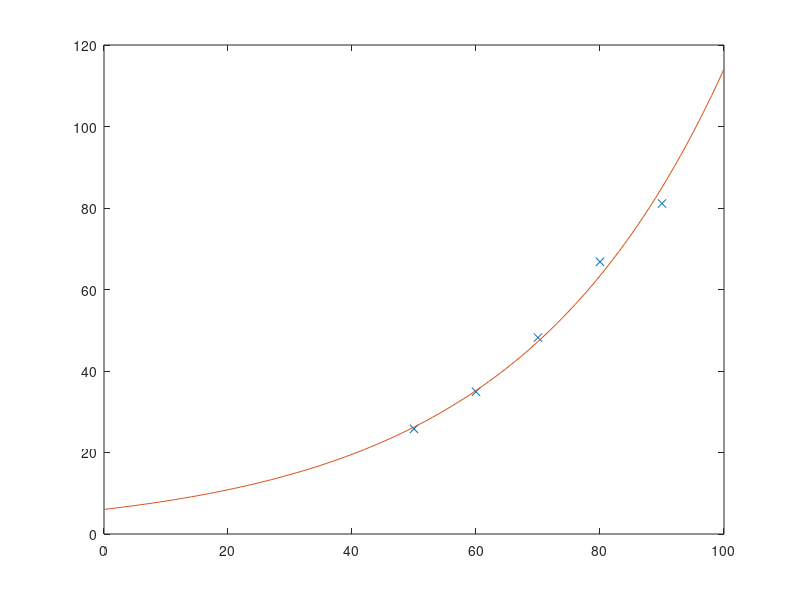

This figure's MATLAB source:
clear ; close all; clc

x = [50, 60, 70, 80, 90];
y = [25.8, 34.9, 48.2, 66.8, 81.1];

plot(x, y, 'x');
hold on

% y = a * exp(b*x)
% log(y) = b*x + log(a)

p = polyfit(x, log(y), 1);
b = p(1);
a = exp(p(2));

X = [0:1:100];
Y = a .* exp(b.*X);

plot(X,Y);

yb = a * exp(b * 0);
fprintf('(b) 1900年估计人口为%f (实际人口为13607272)\n', yb)
